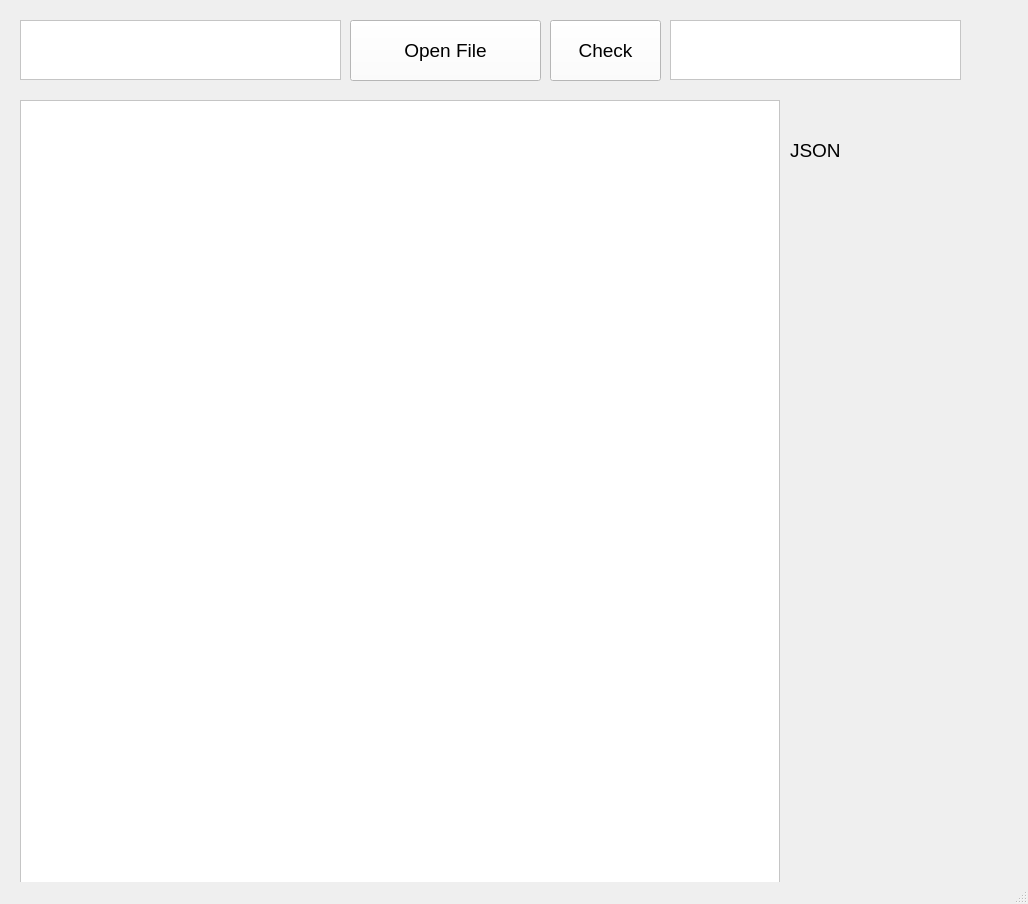
<?xml version="1.0" encoding="UTF-8"?>
<ui version="4.0">
 <class>MainWindow</class>
 <widget class="QMainWindow" name="MainWindow">
  <property name="geometry">
   <rect>
    <x>0</x>
    <y>0</y>
    <width>1028</width>
    <height>904</height>
   </rect>
  </property>
  <property name="windowTitle">
   <string>MainWindow</string>
  </property>
  <widget class="QWidget" name="centralwidget">
   <widget class="QTextBrowser" name="textBrowser_name_file">
    <property name="geometry">
     <rect>
      <x>20</x>
      <y>20</y>
      <width>321</width>
      <height>60</height>
     </rect>
    </property>
    <property name="font">
     <font>
      <pointsize>14</pointsize>
     </font>
    </property>
    <property name="styleSheet">
     <string notr="true">background-color: rgb(255, 255, 255);</string>
    </property>
    <property name="html">
     <string>&lt;!DOCTYPE HTML PUBLIC &quot;-//W3C//DTD HTML 4.0//EN&quot; &quot;http://www.w3.org/TR/REC-html40/strict.dtd&quot;&gt;
&lt;html&gt;&lt;head&gt;&lt;meta name=&quot;qrichtext&quot; content=&quot;1&quot; /&gt;&lt;meta charset=&quot;utf-8&quot; /&gt;&lt;style type=&quot;text/css&quot;&gt;
p, li { white-space: pre-wrap; }
&lt;/style&gt;&lt;/head&gt;&lt;body style=&quot; font-family:'Segoe UI'; font-size:14pt; font-weight:400; font-style:normal;&quot;&gt;
&lt;p style=&quot;-qt-paragraph-type:empty; margin-top:0px; margin-bottom:0px; margin-left:0px; margin-right:0px; -qt-block-indent:0; text-indent:0px; font-size:9pt;&quot;&gt;&lt;br /&gt;&lt;/p&gt;&lt;/body&gt;&lt;/html&gt;</string>
    </property>
   </widget>
   <widget class="QPushButton" name="pushButton_file">
    <property name="geometry">
     <rect>
      <x>350</x>
      <y>20</y>
      <width>191</width>
      <height>61</height>
     </rect>
    </property>
    <property name="font">
     <font>
      <pointsize>14</pointsize>
     </font>
    </property>
    <property name="styleSheet">
     <string notr="true">background-color: rgb(255, 255, 255);
border-color: rgb(0, 0, 0);

</string>
    </property>
    <property name="text">
     <string>Open File</string>
    </property>
   </widget>
   <widget class="QTextBrowser" name="json_text">
    <property name="geometry">
     <rect>
      <x>20</x>
      <y>100</y>
      <width>760</width>
      <height>791</height>
     </rect>
    </property>
    <property name="font">
     <font>
      <pointsize>14</pointsize>
     </font>
    </property>
    <property name="styleSheet">
     <string notr="true">background-color: rgb(255, 255, 255);</string>
    </property>
    <property name="html">
     <string>&lt;!DOCTYPE HTML PUBLIC &quot;-//W3C//DTD HTML 4.0//EN&quot; &quot;http://www.w3.org/TR/REC-html40/strict.dtd&quot;&gt;
&lt;html&gt;&lt;head&gt;&lt;meta name=&quot;qrichtext&quot; content=&quot;1&quot; /&gt;&lt;meta charset=&quot;utf-8&quot; /&gt;&lt;style type=&quot;text/css&quot;&gt;
p, li { white-space: pre-wrap; }
&lt;/style&gt;&lt;/head&gt;&lt;body style=&quot; font-family:'Segoe UI'; font-size:14pt; font-weight:400; font-style:normal;&quot;&gt;
&lt;p style=&quot;-qt-paragraph-type:empty; margin-top:0px; margin-bottom:0px; margin-left:0px; margin-right:0px; -qt-block-indent:0; text-indent:0px; font-size:9pt;&quot;&gt;&lt;br /&gt;&lt;/p&gt;&lt;/body&gt;&lt;/html&gt;</string>
    </property>
   </widget>
   <widget class="QLabel" name="json_name">
    <property name="geometry">
     <rect>
      <x>790</x>
      <y>130</y>
      <width>101</width>
      <height>41</height>
     </rect>
    </property>
    <property name="font">
     <font>
      <pointsize>14</pointsize>
     </font>
    </property>
    <property name="text">
     <string>JSON</string>
    </property>
   </widget>
   <widget class="QPushButton" name="pushButton_check">
    <property name="geometry">
     <rect>
      <x>550</x>
      <y>20</y>
      <width>111</width>
      <height>61</height>
     </rect>
    </property>
    <property name="font">
     <font>
      <pointsize>14</pointsize>
     </font>
    </property>
    <property name="styleSheet">
     <string notr="true">background-color: rgb(255, 255, 255);
border-color: rgb(0, 0, 0);

</string>
    </property>
    <property name="text">
     <string>Check</string>
    </property>
   </widget>
   <widget class="QTextBrowser" name="textBrowser_error">
    <property name="geometry">
     <rect>
      <x>670</x>
      <y>20</y>
      <width>291</width>
      <height>60</height>
     </rect>
    </property>
    <property name="font">
     <font>
      <pointsize>14</pointsize>
     </font>
    </property>
    <property name="styleSheet">
     <string notr="true">background-color: rgb(255, 255, 255);</string>
    </property>
    <property name="html">
     <string>&lt;!DOCTYPE HTML PUBLIC &quot;-//W3C//DTD HTML 4.0//EN&quot; &quot;http://www.w3.org/TR/REC-html40/strict.dtd&quot;&gt;
&lt;html&gt;&lt;head&gt;&lt;meta name=&quot;qrichtext&quot; content=&quot;1&quot; /&gt;&lt;meta charset=&quot;utf-8&quot; /&gt;&lt;style type=&quot;text/css&quot;&gt;
p, li { white-space: pre-wrap; }
&lt;/style&gt;&lt;/head&gt;&lt;body style=&quot; font-family:'Segoe UI'; font-size:14pt; font-weight:400; font-style:normal;&quot;&gt;
&lt;p style=&quot;-qt-paragraph-type:empty; margin-top:0px; margin-bottom:0px; margin-left:0px; margin-right:0px; -qt-block-indent:0; text-indent:0px; font-size:9pt;&quot;&gt;&lt;br /&gt;&lt;/p&gt;&lt;/body&gt;&lt;/html&gt;</string>
    </property>
   </widget>
  </widget>
  <widget class="QStatusBar" name="statusbar"/>
 </widget>
 <resources/>
 <connections/>
</ui>
